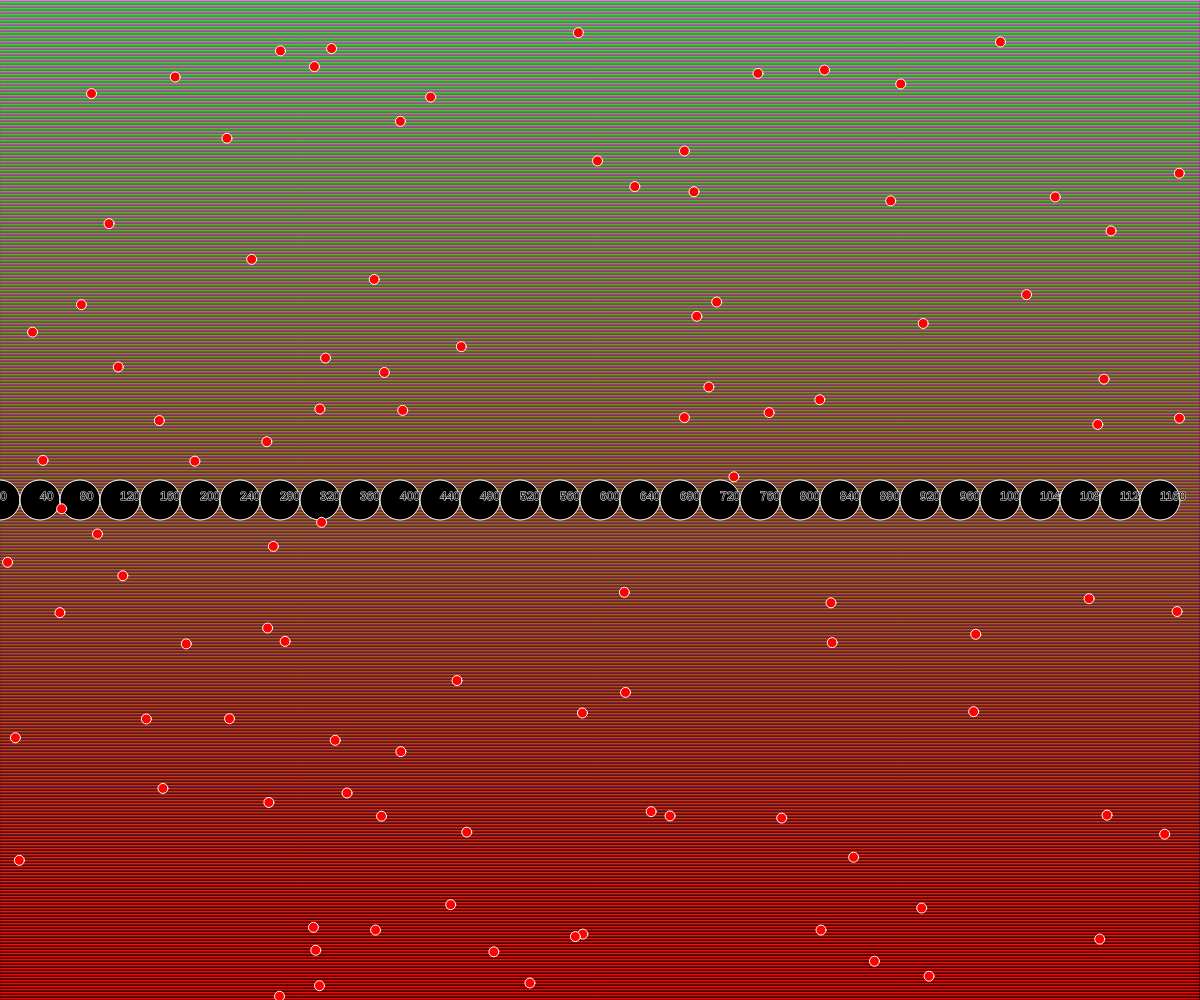
Frame 1 (no input)
Frame 60 (no input): identical to frame 1, image omitted
Frame 120 (the mouse pressed at the canvas centre since frame 60): identical to frame 1, image omitted

The p5.js sketch that drew this single still picture (run headless with seeded random() and noise() and a simulated clock; from frame 60 on, the mouse is pressed at the canvas centre):

// p5.js sketch
// ── sketch.js
// Project Title
// Your Name
// Date
//
// Extra for Experts:
// - describe what you did to take this project "above and beyond"


function setup() {
  createCanvas(windowWidth, windowHeight);
}

function draw() {
  myBackground();
  myForeground();
  //this is where the screen draws the frame
}

function myBackground(){
  background(220);
  let rectheight = 3;
  for (let y = height; y >= 0; y -= rectheight){
    let value = map(y,0,height,0,255)
    stroke(255-value,0,255-value)
    fill(value,255-value,0)
    rect(0,y,width,rectheight)
  }
}

function myForeground(){
  //draw shapes using FOR / While loops
  //VAR //cond  //modification of var
  for(let x = 0; x < width; x+=40){
    fill(0);
    stroke(255);
    circle(x, height/2, 40);
    text(x, x, height/2)
  }

  //create stars x100
  let starCount = 0;
  randomSeed(4)
  while (starCount < 100){
    fill(255,0,0);
    let x = random(0,width); let y = random(0,height);
    circle(x,y,10);
    starCount++;
  }
}
